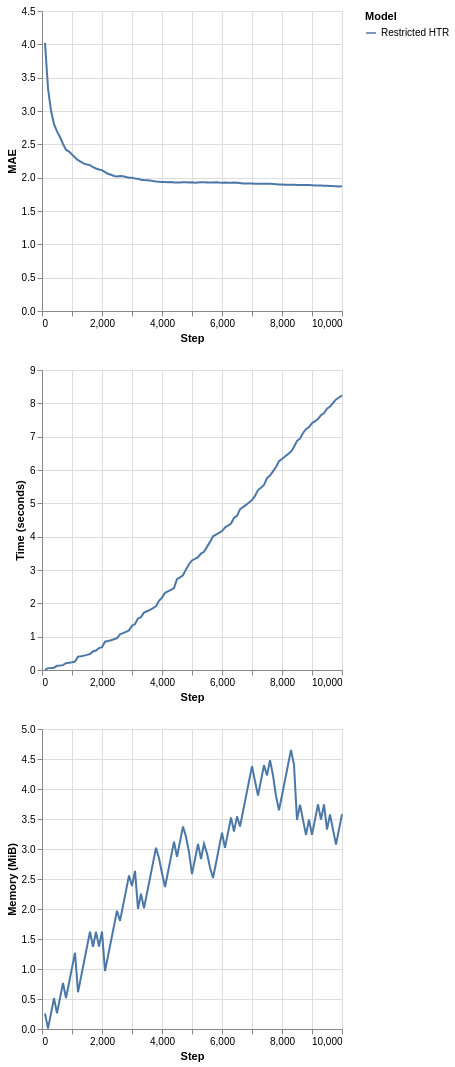

The cell this chart's notebook holds for it:
### Markdown cell above
In our example we use the `EBSTSplitter`, which is going to discussed later. For now, is enough to know that it is a mechanism to evaluate split candidates in the trees.

As we can see, our tree uses almost 10 MiB to keep its structure. Let's say we wanted to limit our memory usage to 5 MiB. How could we do that?

Note that we are using a illustration case here. In real applications, data may be unbounded, so the trees might grow indefinitely.

HTs expose some parameters related to memory management. The user can refer to the documentation for more details on that matter. Here, we are going to focus on two parameters:

- `max_size`: determines the maximum amount of memory (in MiB) that the HT can use.
- `memory_estimate_period`: intervals after which the memory-management is triggered.

We are going to limit our HTR to 5 MiB and perform memory checks at intervals of 500 instances.

### Code cell
plot_performance(
    synth.Friedman(seed=42).take(10_000),
    metrics.MAE(),
    {
        "Restricted HTR": (
            preprocessing.StandardScaler()
            | tree.HoeffdingTreeRegressor(
                splitter=tree.splitter.EBSTSplitter(),
                max_size=5,
                memory_estimate_period=500
            )
        )
    }
)

### Figure 1 — Vega-Lite specification as saved in the notebook (floating-point values rounded to 4 significant figures)
{"config": {"view": {"continuousWidth": 300, "continuousHeight": 300}}, "vconcat": [{"mark": {"type": "line"}, "encoding": {"color": {"field": "Model", "type": "nominal"}, "x": {"field": "Step", "type": "quantitative"}, "y": {"field": "Metric", "title": "MAE", "type": "quantitative"}}}, {"mark": {"type": "line"}, "encoding": {"color": {"field": "Model", "type": "nominal"}, "x": {"field": "Step", "type": "quantitative"}, "y": {"field": "Time", "title": "Time (seconds)", "type": "quantitative"}}}, {"mark": {"type": "line"}, "encoding": {"color": {"field": "Model", "type": "nominal"}, "x": {"field": "Step", "type": "quantitative"}, "y": {"field": "Memory", "title": "Memory (MiB)", "type": "quantitative"}}}], "data": {"name": "data-0690a0aac458264efa7f06389187b315"}, "$schema": "https://vega.github.io/schema/vega-lite/v6.1.0.json", "datasets": {"data-0690a0aac458264efa7f06389187b315": [{"Step": 100, "Metric": 4.023, "Time": 0.004506, "Memory": 0.2578, "Model": "Restricted HTR"}, {"Step": 200, "Metric": 3.34, "Time": 0.05626, "Memory": 0.006575, "Model": "Restricted HTR"}, {"Step": 300, "Metric": 3.007, "Time": 0.06088, "Memory": 0.2602, "Model": "Restricted HTR"}, {"Step": 400, "Metric": 2.803, "Time": 0.0695, "Memory": 0.512, "Model": "Restricted HTR"}, {"Step": 500, "Metric": 2.695, "Time": 0.1252, "Memory": 0.2622, "Model": "Restricted HTR"}, {"Step": 600, "Metric": 2.61, "Time": 0.1336, "Memory": 0.514, "Model": "Restricted HTR"}, {"Step": 700, "Metric": 2.506, "Time": 0.1457, "Memory": 0.7658, "Model": "Restricted HTR"}, {"Step": 800, "Metric": 2.42, "Time": 0.2049, "Memory": 0.5159, "Model": "Restricted HTR"}, {"Step": 900, "Metric": 2.391, "Time": 0.2175, "Memory": 0.7677, "Model": "Restricted HTR"}, {"Step": 1000, "Metric": 2.346, "Time": 0.2342, "Memory": 1.019, "Model": "Restricted HTR"}, {"Step": 1100, "Metric": 2.303, "Time": 0.2542, "Memory": 1.271, "Model": "Restricted HTR"}, {"Step": 1200, "Metric": 2.262, "Time": 0.3992, "Memory": 0.6129, "Model": "Restricted HTR"}, {"Step": 1300, "Metric": 2.237, "Time": 0.413, "Memory": 0.8646, "Model": "Restricted HTR"}, {"Step": 1400, "Metric": 2.211, "Time": 0.4317, "Memory": 1.116, "Model": "Restricted HTR"}, {"Step": 1500, "Metric": 2.198, "Time": 0.4545, "Memory": 1.368, "Model": "Restricted HTR"}, {"Step": 1600, "Metric": 2.188, "Time": 0.4802, "Memory": 1.62, "Model": "Restricted HTR"}, {"Step": 1700, "Metric": 2.159, "Time": 0.5569, "Memory": 1.37, "Model": "Restricted HTR"}, {"Step": 1800, "Metric": 2.137, "Time": 0.583, "Memory": 1.622, "Model": "Restricted HTR"}, {"Step": 1900, "Metric": 2.124, "Time": 0.6573, "Memory": 1.372, "Model": "Restricted HTR"}, {"Step": 2000, "Metric": 2.113, "Time": 0.6874, "Memory": 1.624, "Model": "Restricted HTR"}, {"Step": 2100, "Metric": 2.083, "Time": 0.8492, "Memory": 0.9642, "Model": "Restricted HTR"}, {"Step": 2200, "Metric": 2.058, "Time": 0.8692, "Memory": 1.216, "Model": "Restricted HTR"}, {"Step": 2300, "Metric": 2.043, "Time": 0.893, "Memory": 1.468, "Model": "Restricted HTR"}, {"Step": 2400, "Metric": 2.026, "Time": 0.9209, "Memory": 1.72, "Model": "Restricted HTR"}, {"Step": 2500, "Metric": 2.018, "Time": 0.9542, "Memory": 1.971, "Model": "Restricted HTR"}, {"Step": 2600, "Metric": 2.023, "Time": 1.069, "Memory": 1.802, "Model": "Restricted HTR"}, {"Step": 2700, "Metric": 2.02, "Time": 1.105, "Memory": 2.054, "Model": "Restricted HTR"}, {"Step": 2800, "Metric": 2.009, "Time": 1.146, "Memory": 2.306, "Model": "Restricted HTR"}, {"Step": 2900, "Metric": 1.999, "Time": 1.188, "Memory": 2.558, "Model": "Restricted HTR"}, {"Step": 3000, "Metric": 2.0, "Time": 1.331, "Memory": 2.383, "Model": "Restricted HTR"}, {"Step": 3100, "Metric": 1.987, "Time": 1.377, "Memory": 2.635, "Model": "Restricted HTR"}, {"Step": 3200, "Metric": 1.983, "Time": 1.547, "Memory": 2.002, "Model": "Restricted HTR"}, {"Step": 3300, "Metric": 1.969, "Time": 1.586, "Memory": 2.254, "Model": "Restricted HTR"}, {"Step": 3400, "Metric": 1.964, "Time": 1.723, "Memory": 2.013, "Model": "Restricted HTR"}, {"Step": 3500, "Metric": 1.96, "Time": 1.763, "Memory": 2.265, "Model": "Restricted HTR"}, {"Step": 3600, "Metric": 1.957, "Time": 1.806, "Memory": 2.516, "Model": "Restricted HTR"}, {"Step": 3700, "Metric": 1.948, "Time": 1.857, "Memory": 2.768, "Model": "Restricted HTR"}, {"Step": 3800, "Metric": 1.943, "Time": 1.912, "Memory": 3.02, "Model": "Restricted HTR"}, {"Step": 3900, "Metric": 1.94, "Time": 2.074, "Memory": 2.847, "Model": "Restricted HTR"}, {"Step": 4000, "Metric": 1.934, "Time": 2.172, "Memory": 2.596, "Model": "Restricted HTR"}, {"Step": 4100, "Metric": 1.934, "Time": 2.314, "Memory": 2.366, "Model": "Restricted HTR"}, {"Step": 4200, "Metric": 1.933, "Time": 2.357, "Memory": 2.617, "Model": "Restricted HTR"}, {"Step": 4300, "Metric": 1.934, "Time": 2.401, "Memory": 2.869, "Model": "Restricted HTR"}, {"Step": 4400, "Metric": 1.928, "Time": 2.455, "Memory": 3.121, "Model": "Restricted HTR"}, {"Step": 4500, "Metric": 1.926, "Time": 2.724, "Memory": 2.87, "Model": "Restricted HTR"}, {"Step": 4600, "Metric": 1.928, "Time": 2.781, "Memory": 3.123, "Model": "Restricted HTR"}, {"Step": 4700, "Metric": 1.93, "Time": 2.842, "Memory": 3.375, "Model": "Restricted HTR"}, {"Step": 4800, "Metric": 1.932, "Time": 3.018, "Memory": 3.203, "Model": "Restricted HTR"}, {"Step": 4900, "Metric": 1.928, "Time": 3.173, "Memory": 2.951, "Model": "Restricted HTR"}, {"Step": 5000, "Metric": 1.93, "Time": 3.286, "Memory": 2.58, "Model": "Restricted HTR"}, {"Step": 5100, "Metric": 1.925, "Time": 3.334, "Memory": 2.832, "Model": "Restricted HTR"}, {"Step": 5200, "Metric": 1.929, "Time": 3.387, "Memory": 3.084, "Model": "Restricted HTR"}, {"Step": 5300, "Metric": 1.931, "Time": 3.492, "Memory": 2.834, "Model": "Restricted HTR"}, {"Step": 5400, "Metric": 1.93, "Time": 3.546, "Memory": 3.086, "Model": "Restricted HTR"}, {"Step": 5500, "Metric": 1.926, "Time": 3.693, "Memory": 2.93, "Model": "Restricted HTR"}, {"Step": 5600, "Metric": 1.926, "Time": 3.844, "Memory": 2.692, "Model": "Restricted HTR"}, {"Step": 5700, "Metric": 1.929, "Time": 4.011, "Memory": 2.516, "Model": "Restricted HTR"}, {"Step": 5800, "Metric": 1.93, "Time": 4.062, "Memory": 2.767, "Model": "Restricted HTR"}, {"Step": 5900, "Metric": 1.927, "Time": 4.112, "Memory": 3.019, "Model": "Restricted HTR"}, {"Step": 6000, "Metric": 1.925, "Time": 4.168, "Memory": 3.271, "Model": "Restricted HTR"}, {"Step": 6100, "Metric": 1.927, "Time": 4.275, "Memory": 3.02, "Model": "Restricted HTR"}, {"Step": 6200, "Metric": 1.925, "Time": 4.333, "Memory": 3.273, "Model": "Restricted HTR"}, {"Step": 6300, "Metric": 1.925, "Time": 4.394, "Memory": 3.525, "Model": "Restricted HTR"}, {"Step": 6400, "Metric": 1.926, "Time": 4.562, "Memory": 3.293, "Model": "Restricted HTR"}, {"Step": 6500, "Metric": 1.923, "Time": 4.628, "Memory": 3.544, "Model": "Restricted HTR"}, {"Step": 6600, "Metric": 1.921, "Time": 4.821, "Memory": 3.374, "Model": "Restricted HTR"}, {"Step": 6700, "Metric": 1.914, "Time": 4.886, "Memory": 3.625, "Model": "Restricted HTR"}, {"Step": 6800, "Metric": 1.911, "Time": 4.952, "Memory": 3.877, "Model": "Restricted HTR"}, {"Step": 6900, "Metric": 1.912, "Time": 5.023, "Memory": 4.129, "Model": "Restricted HTR"}, {"Step": 7000, "Metric": 1.911, "Time": 5.1, "Memory": 4.381, "Model": "Restricted HTR"}, {"Step": 7100, "Metric": 1.91, "Time": 5.224, "Memory": 4.131, "Model": "Restricted HTR"}, {"Step": 7200, "Metric": 1.91, "Time": 5.399, "Memory": 3.891, "Model": "Restricted HTR"}, {"Step": 7300, "Metric": 1.908, "Time": 5.468, "Memory": 4.143, "Model": "Restricted HTR"}, {"Step": 7400, "Metric": 1.908, "Time": 5.55, "Memory": 4.395, "Model": "Restricted HTR"}, {"Step": 7500, "Metric": 1.91, "Time": 5.758, "Memory": 4.227, "Model": "Restricted HTR"}, {"Step": 7600, "Metric": 1.908, "Time": 5.834, "Memory": 4.479, "Model": "Restricted HTR"}, {"Step": 7700, "Metric": 1.905, "Time": 5.96, "Memory": 4.229, "Model": "Restricted HTR"}, {"Step": 7800, "Metric": 1.903, "Time": 6.09, "Memory": 3.883, "Model": "Restricted HTR"}, {"Step": 7900, "Metric": 1.899, "Time": 6.262, "Memory": 3.645, "Model": "Restricted HTR"}, {"Step": 8000, "Metric": 1.899, "Time": 6.33, "Memory": 3.897, "Model": "Restricted HTR"}, {"Step": 8100, "Metric": 1.894, "Time": 6.402, "Memory": 4.149, "Model": "Restricted HTR"}, {"Step": 8200, "Metric": 1.894, "Time": 6.476, "Memory": 4.4, "Model": "Restricted HTR"}, {"Step": 8300, "Metric": 1.895, "Time": 6.555, "Memory": 4.652, "Model": "Restricted HTR"}, {"Step": 8400, "Metric": 1.894, "Time": 6.689, "Memory": 4.402, "Model": "Restricted HTR"}, {"Step": 8500, "Metric": 1.891, "Time": 6.873, "Memory": 3.486, "Model": "Restricted HTR"}, {"Step": 8600, "Metric": 1.891, "Time": 6.939, "Memory": 3.738, "Model": "Restricted HTR"}, {"Step": 8700, "Metric": 1.891, "Time": 7.11, "Memory": 3.486, "Model": "Restricted HTR"}, {"Step": 8800, "Metric": 1.891, "Time": 7.224, "Memory": 3.236, "Model": "Restricted HTR"}, {"Step": 8900, "Metric": 1.89, "Time": 7.287, "Memory": 3.489, "Model": "Restricted HTR"}, {"Step": 9000, "Metric": 1.888, "Time": 7.401, "Memory": 3.238, "Model": "Restricted HTR"}, {"Step": 9100, "Metric": 1.884, "Time": 7.465, "Memory": 3.49, "Model": "Restricted HTR"}, {"Step": 9200, "Metric": 1.883, "Time": 7.532, "Memory": 3.743, "Model": "Restricted HTR"}, {"Step": 9300, "Metric": 1.881, "Time": 7.645, "Memory": 3.492, "Model": "Restricted HTR"}, {"Step": 9400, "Metric": 1.879, "Time": 7.711, "Memory": 3.745, "Model": "Restricted HTR"}, {"Step": 9500, "Metric": 1.879, "Time": 7.841, "Memory": 3.322, "Model": "Restricted HTR"}, {"Step": 9600, "Metric": 1.876, "Time": 7.901, "Memory": 3.574, "Model": "Restricted HTR"}, {"Step": 9700, "Metric": 1.873, "Time": 8.01, "Memory": 3.324, "Model": "Restricted HTR"}, {"Step": 9800, "Metric": 1.872, "Time": 8.116, "Memory": 3.074, "Model": "Restricted HTR"}, {"Step": 9900, "Metric": 1.869, "Time": 8.174, "Memory": 3.326, "Model": "Restricted HTR"}, {"Step": 10000, "Metric": 1.87, "Time": 8.237, "Memory": 3.578, "Model": "Restricted HTR"}]}}
